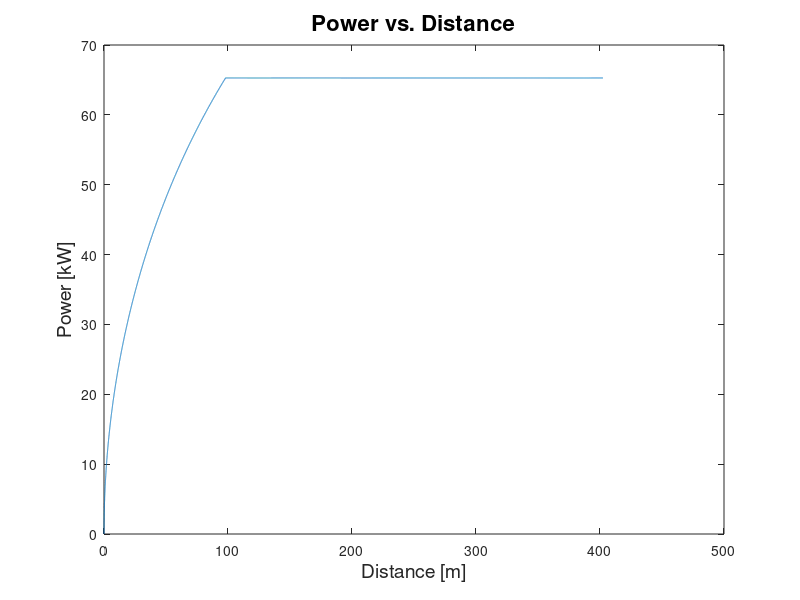
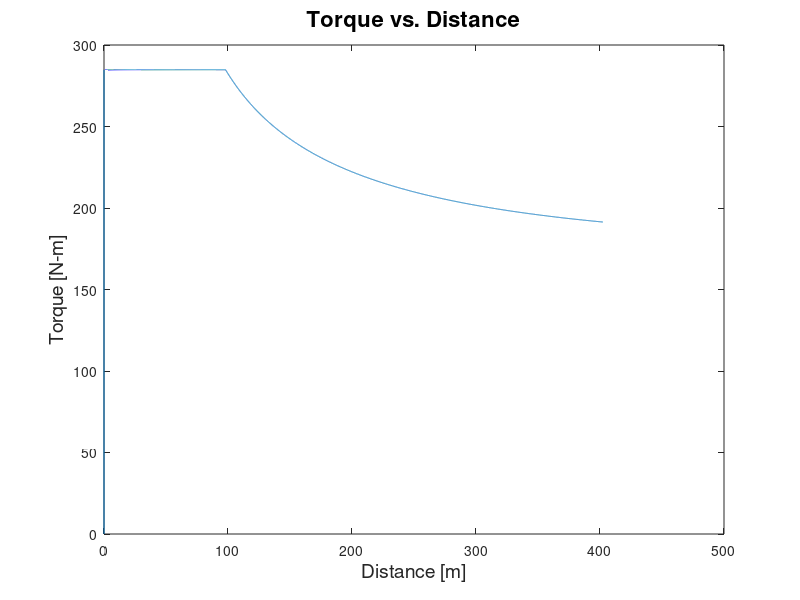
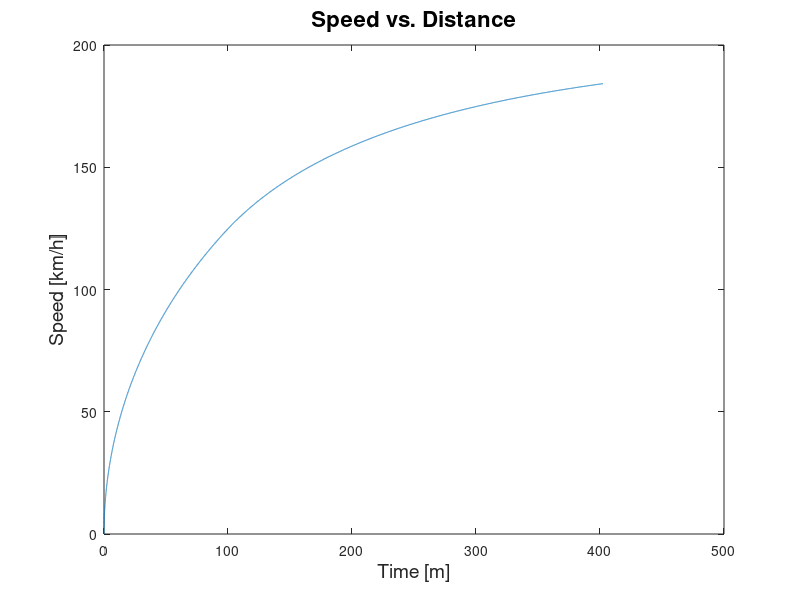

These figures' MATLAB source, in order:
%/////////////////////////////////////////////////////////////////////////////////
% ECE 497
% Gillian Holman, Lucy Rukstales, Jacob Huff
% Acceleration to 1/4 mile
% 11/1/2020
%////////////////////////////////////////////////////////////////////////////////

clear all;
close all;
clc;

%% Declare bike parameters and constants
Ipk = 1360;                 % Peak current [A]
Vpk = 48;                   % Peak voltage [V]
Prrated = Ipk*Vpk;          % Rated power [W]
Trrated = 210*1.3563;       % Rated torque [N-m]
rw = 0.3;                   % Front wheel radius [m] - (back tire is 0.32 m)
Ngb = 2;                    % Gearbox ratio
ngb = 0.97;                 % Gearbox efficiency
m = 197;                    % [kg]
RiderMass = 68;             % Estimate [kg]
meq = m + RiderMass;        % [kg]

%% EPA coast-down curve fitting parameters
A = 18.3;                   % [N]
B = 0;                      % Not applicable for electric motorcycles
C = 0.0282*12.96;           % [N/(km/h)^2] to [N/(m/s)^2]

%% Calculate rated velocity
wrrated = Prrated/Trrated;  % Rated rotor angular velocity [rad/s]
wmrated = wrrated/Ngb;      % Rated motor angular velocity [rad/s]
vmrated = wmrated*rw;       % Rated motor velocity [m/s]

%% Initialize vehicle velocity parameters
dT = 1e-3;                  % Time step [s]
v(1) = 0;                   % Initial vehicle velocity [m/s]
t(1) = 0;                   % Initial time [s]
dist(1) = 0;                % Initial distance [m]
d(1) = 0;                   % Initial distance [m]
n = 1;                      % Iterator

%% Accelerate until travel 1/4 miles
while (dist < (0.25*1609.34))
    if (v(n) < vmrated)     % Constant Torque mode
        v(n+1) = v(n) + dT*(Ngb*ngb*Trrated - rw*(A + B*v(n) + C*(v(n))^2))/(rw*meq);
        T(n+1) = Trrated;
        P(n+1) = Trrated*v(n+1)*Ngb/rw;
    else                    % Constant Power mode
        v(n+1) = v(n) + dT*(ngb*((Prrated*rw)/(v(n))) - rw*(A + B*v(n) + C*(v(n))^2))/(rw*meq);
        P(n+1) = Prrated;
        T(n+1) = P(n+1)*rw/v(n+1)/Ngb;
    end
    t(n+1) = t(n) + dT;
    dist = trapz(t(1:length(v)), v);
    d(n+1) = trapz(t(1:length(v)), v);
    n = n + 1;
end
Pravg = mean(P);            % Average Power [W]
Ebt = trapz(t, P);          % Energy Required by Battery [W-s]
Ebt_kwh = Ebt/(1000*3600);  % Energy Required by Battery [kW-h]
distFinal = trapz(t, v)     % Total distance travelled [m]
v_mph = ((v*3600)/1609.34); % [m/s] to [mph]

%% Plot Power vs. Speed
figure
plot(d,P/1000)
title("Power vs. Distance",'FontSize',16)
xlabel('Distance [m]','FontSize',14)
ylabel('Power [kW]','FontSize',14)

%% Plot Torque vs. Distance
figure
plot(d,T)
title("Torque vs. Distance",'FontSize',16)
xlabel('Distance [m]','FontSize',14)
ylabel('Torque [N-m]','FontSize',14)

%% Plot Speed vs. Distance
figure
plot(d, v*3.6)
title("Speed vs. Distance",'FontSize',16)
xlabel('Time [m]','FontSize',14)
ylabel('Speed [km/h]','FontSize',14)
t(end) %time it takes to complete the quarter mile
